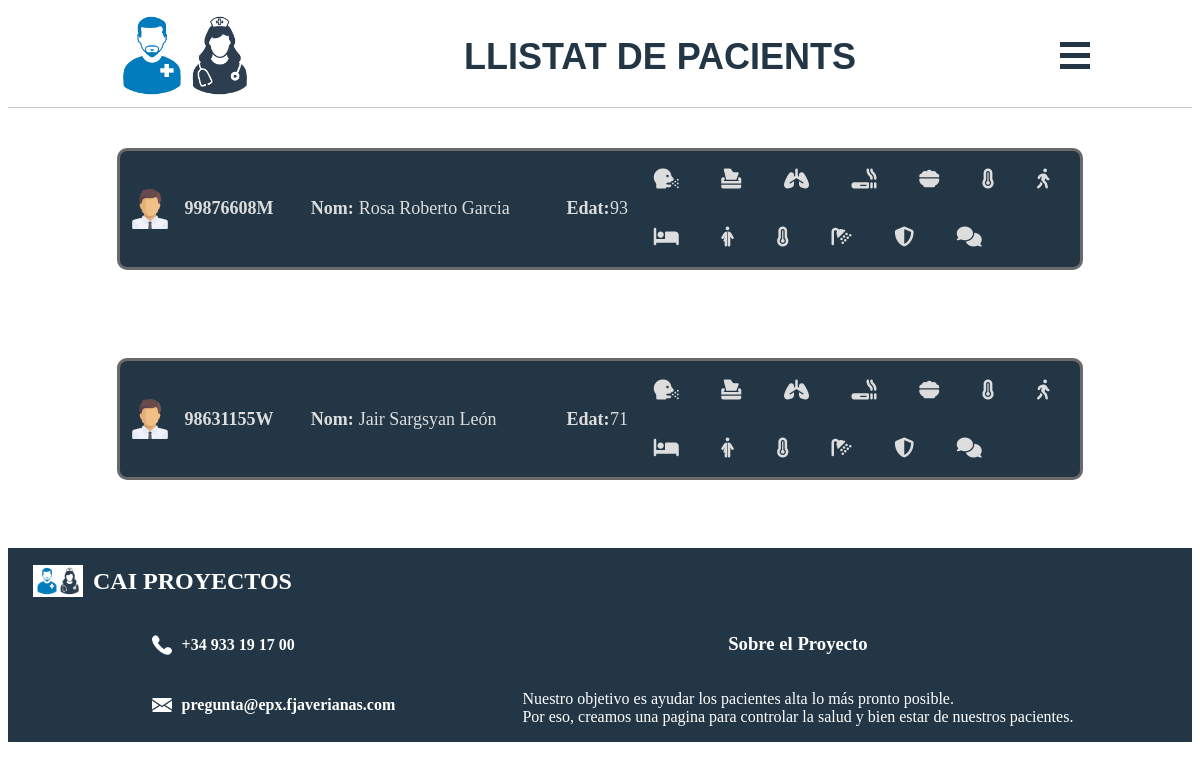
The page /lista_paciente on the database as committed earlier.
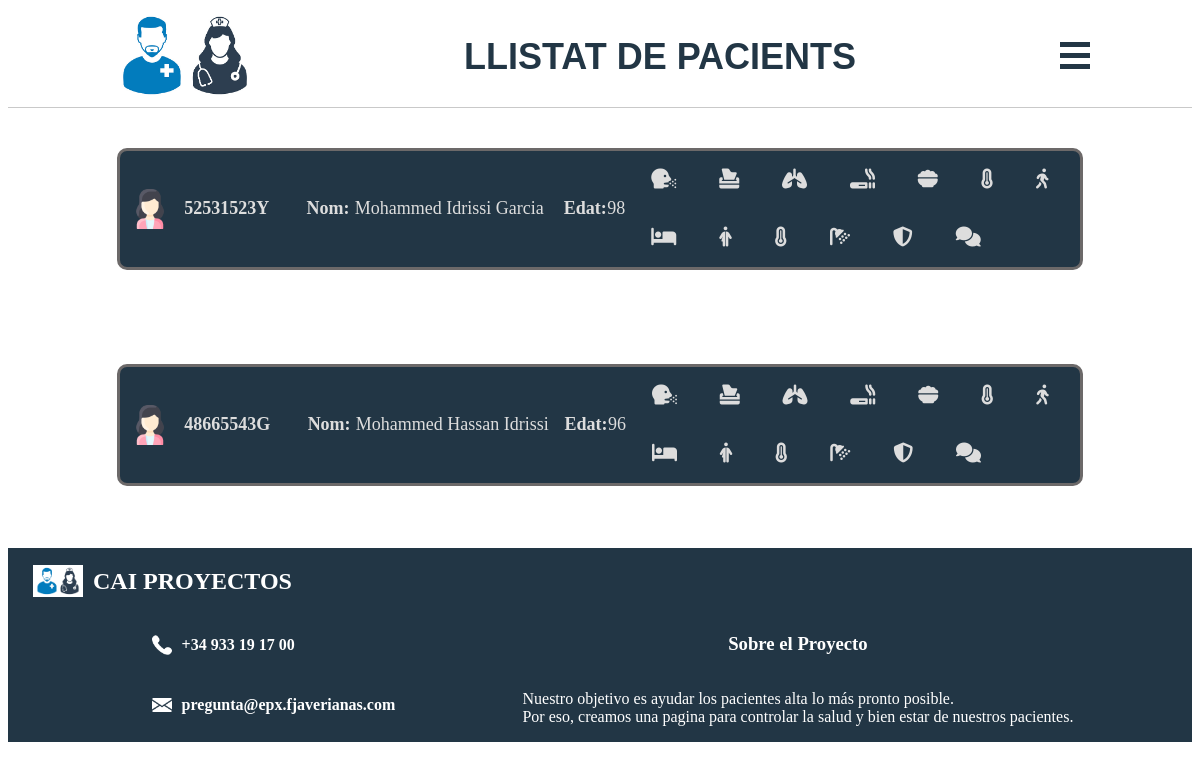
The same page on the database as committed later.
### tables this page shows
CREATE TABLE `info_general` (
  `dni` varchar(10) NOT NULL
,  `nom` varchar(60) NOT NULL
,  `edat` integer NOT NULL
,  `sexe` varchar(60) NOT NULL
,  `LLoc_naixement` varchar(30) NOT NULL
,  `Lloc_residencia` varchar(60) NOT NULL
,  `temps_residencia` integer NOT NULL
,  `familia_origen_pare` varchar(60) NOT NULL
,  `familia_origen_mare` varchar(60) NOT NULL
,  `familia_origen_germans` varchar(60) NOT NULL
,  `familia_procreacio` varchar(60) NOT NULL
,  `rol_ocupa` varchar(60) NOT NULL
,  `membres_integren` varchar(60) NOT NULL
,  `viu_sol` varchar(60) NOT NULL
,  `problema_salut_actual` varchar(60) NOT NULL
,  `pren_medicaments_casa` varchar(60) NOT NULL
,  `quins_medicaments` varchar(60) NOT NULL
,  PRIMARY KEY (`dni`)
);

### app.py (the view)
@app.route("/lista_paciente")
def lista_paciente():
    consulta_sel = "select * from info_general;"
    data = obtenerDatos(consulta_sel)
    nombreTablas = ['Informació general',
                    'Necessitats respiratòries',
                    'Menjar i beure',
                    'Necessitats d\'eliminació',
                    'Necessitats de mobilitat',
                    'Necessitats de son i repòs',
                    'Necessitats de vertimenta',
                    'Necessitats de temperatura',
                    'Necessitats d\'higiene',
                    'Necessitats d\'evitar perills',
                    'Necessitats de comunicació',
                    'Creences i valors',
                    'Realització personal',
                    'Necessitats d\'esbarjo',
                    'Necessitats d\'aprenentatge']
    return render_template("lista_paciente.html", data=data, numTablas=15, nombreTablas=nombreTablas)

### bdPacients.py (called while the page is built)
def conectarBD():
    if DB == 'MYSQL':
        db = mysql.connector.connect(host='localhost',
                                    user='root',
                                    password=CONTRASENA,
                                    database="formulario_cai"
                                    )
    elif DB == 'SQLITE':
        if os.getenv('HOSTING', default=None) == None:
            db = sqlite3.connect("formulario_cai.db")
        else:
            db = sqlite3.connect("/home/telesfor/CAI_DAW/formulario_cai.db")
    return db

def obtenerDatos(consulta):
    db = conectarBD()
    cursor = db.cursor()
    cursor.execute(consulta)
    data = cursor.fetchall()
    print(data)
    return data

### templates/lista_paciente.html (shortened to what this page needs)
<!DOCTYPE html>
<html lang="en">
<head>
  <link rel="stylesheet" type="text/css" href="{{url_for('static',filename='estilos_pagina.css')}}" />
  <link rel="stylesheet" href="{{url_for('static',filename='swiper-bundle.css')}}" />
  <link rel="stylesheet" href="https://cdnjs.cloudflare.com/ajax/libs/font-awesome/6.3.0/css/all.min.css">
</head>
<body>
  <header>
    <div id="logo">
      <img src="{{url_for('static',filename='enfermeros.jpg')}}" alt="Imagen de logo" width="150px">
    </div>
    <div class="titulo">
      <h1>LLISTAT DE PACIENTS</h1>
    </div>
    <span id="caja-menu">
      <div class="container-menu" id="menu" onclick="abrirMenu()">
        <div id="bar1" class="bar1"></div>
        <div id="bar2" class="bar2"></div>
        <div id="bar3" class="bar3"></div>
      </div>
    </span>
  </header>
  <main>
    <div class="column">
      {% for linea in data | reverse %}
      <div class="row">
        <div class="card" id="{{linea[0]}}">
          {% if linea[3] == 'H' %}
          <img src="./../static/man.png" alt="hombre" class="image-man" />
          {% else %}
          <img src="./../static/woman.png" alt="hombre" class="image-man" />
          {% endif %}
          <div class="text-card">
            <div class="text-name">
              <h3>{{linea[0]}}</h3>
            </div>
            <div class="list">
              <div class="dadesPersonals">
                <div class="dadesNom">
                  <h4>Nom:</h4>
                  <div>{{linea[1]}}</div>
                </div>
                <div class="dadesEdat">
                  <h4>Edat:</h4>
                  <div>{{linea[2]}}</div>
                </div>
              </div>
              <div class="alarmes">
                <div class="alarma"><i class="fa-solid fa-head-side-cough fa-lg"></i></div>
                <div class="alarma"><i class="fa-solid fa-box-tissue fa-lg"></i></div>
                <div class="alarma"><i class="fa-solid fa-lungs fa-lg"></i></div>
                <div class="alarma"><i class="fa-sharp fa-solid fa-smoking fa-lg"></i></div>
                <div class="alarma"><i class="fa-solid fa-bowl-food fa-lg"></i></div>
                <div class="alarma"><i class="fa fa-thermometer-full fa-lg" aria-hidden="true"></i></div>
                <div class="alarma"><i class="fa-solid fa-person-walking fa-lg"></i></div>
                <div class="alarma"><i class="fa-sharp fa-solid fa-bed fa-lg"></i></div>
                <div class="alarma"><i class="fa-solid fa-person-half-dress fa-lg"></i></div>
                <div class="alarma"><i class="fa fa-thermometer-full fa-lg" aria-hidden="true"></i></div>
                <div class="alarma"><i class="fa fa-shower fa-lg" aria-hidden="true"></i></div>
                <div class="alarma"><i class="fa-sharp fa-solid fa-shield-halved fa-lg"></i></div>
                <div class="alarma"><i class="fa-solid fa-comments fa-lg"></i></div>
              </div>
            </div>
          </div>
        </div>
      </div>
      {% endfor %}
    </div>
  </main>
  <footer>
    <div class="logo-footer">
      <img src="{{url_for('static',filename='enfermeros.jpg')}}" alt="Imagen de logo" width="50px">
      <h2>CAI PROYECTOS</h2>
    </div>
    <div class="footer-container">
      <div>
        <div class="iconos">
          <img src="{{url_for('static',filename='telefone.png')}}" alt="Telefono" class="icono-telefono">
          <h4>+34 933 19 17 00</h4>
        </div>
        <div class="iconos">
          <img src="{{url_for('static',filename='email.png')}}" alt="Email" class="icono-email">
          <h4>pregunta@epx.fjaverianas.com</h4>
        </div>
      </div>
      <div class="footer-descripcion">
        <h3>Sobre el Proyecto</h3>
        <p>Nuestro objetivo es ayudar los pacientes alta lo más pronto posible. </br> Por eso, creamos una pagina para
          controlar la salud y bien estar de nuestros pacientes.</p>
      </div>
    </div>
  </footer>
</body>
</html>

### static/estilos_pagina.css (style rules this page uses)
body { background-repeat: no-repeat; background-attachment: fixed; background-size: cover; }
header { display: flex; flex-direction: row; justify-content: space-around; align-items: center; border-bottom: 1px solid; border-color: #c9c9c9; }
header #logo { display: block; align-self: auto; }
header .titulo h1 { font-family: Poppins, sans-serif; font-size: 36px; color: #223645; }
.container-menu { display: inline-block; cursor: pointer; position: relative; z-index: 5; }
.bar1, .bar2, .bar3 { width: 30px; height: 5px; background-color: #223645; margin: 6px 0; transition: 0.4s; }
#caja-menu { display: relative; }
.row { display: flex; flex-direction: column; gap: 10px; }
.column { width: 92vw; display: flex; flex-direction: column; align-items: center; padding: 40px; height: 30vw; overflow-y: scroll; row-gap: 2vh; }
.card { display: flex; flex-direction: row; align-items: center; background-color: #223645; border-radius: 10px; color: #ddd; width: 80vw; border: 3px solid #6c6969; cursor: pointer; }
.image-man { width: 40px; height: 40px; padding: 10px; }
.text-card { display: flex; flex-direction: row; align-items: center; width: 100%; }
.list { display: flex; flex-direction: row; width: 90%; justify-content: start; align-items: center; margin-left: 7%; }
.dadesPersonals { display: flex; flex-direction: row; font-size: 18px;; width: 60%; }
.dadesPersonals .dadesNom { display: flex; flex-direction: row; align-items: center; width: 90%; margin-left: -7.5%; column-gap: 2%; }
.dadesPersonals .dadesEdat { display: flex; flex-direction: row; align-items: center; width: 15%; column-gap: 1%; }
.alarmes { display: flex; flex-direction: row; column-gap: 10%; align-items: center; width: 90%; flex-wrap: wrap; margin-left: 5%; }
.alarma { margin-top: 20px; margin-bottom: 20px; }
.text-name h3 { margin-left: 5%; font-size: 18px; }
footer { background-color: #223645; padding-left: 25px; color: white; animation-name: slide; animation-duration: 1.5s; animation-fill-mode: forwards; }
.logo-footer { display: flex; flex-direction: row; gap: 10px; align-items: center; }
.iconos { display: flex; flex-direction: row; align-items: center; gap: 10px; }
.icono-telefono { width: 20px; height: 20px; }
.icono-email { width: 20px; height: 20px; }
.footer-container { display: flex; gap: 30px; flex-direction: row; justify-items: center; justify-content: space-around; padding: 0px 70px 0px 70px; }
.footer-descripcion { display: flex; flex-direction: column; align-items: center; }

Rows that differ between the two databases and show on the page:
no longer on this page (row unchanged): info_general: dni "99876608M", nom "Rosa Roberto Garcia", edat "93"
no longer on this page (row unchanged): info_general: dni "98631155W", nom "Jair Sargsyan León", edat "71"
added info_general: dni "52531523Y", nom "Mohammed Idrissi Garcia", edat "98"
added info_general: dni "48665543G", nom "Mohammed Hassan Idrissi", edat "96"
